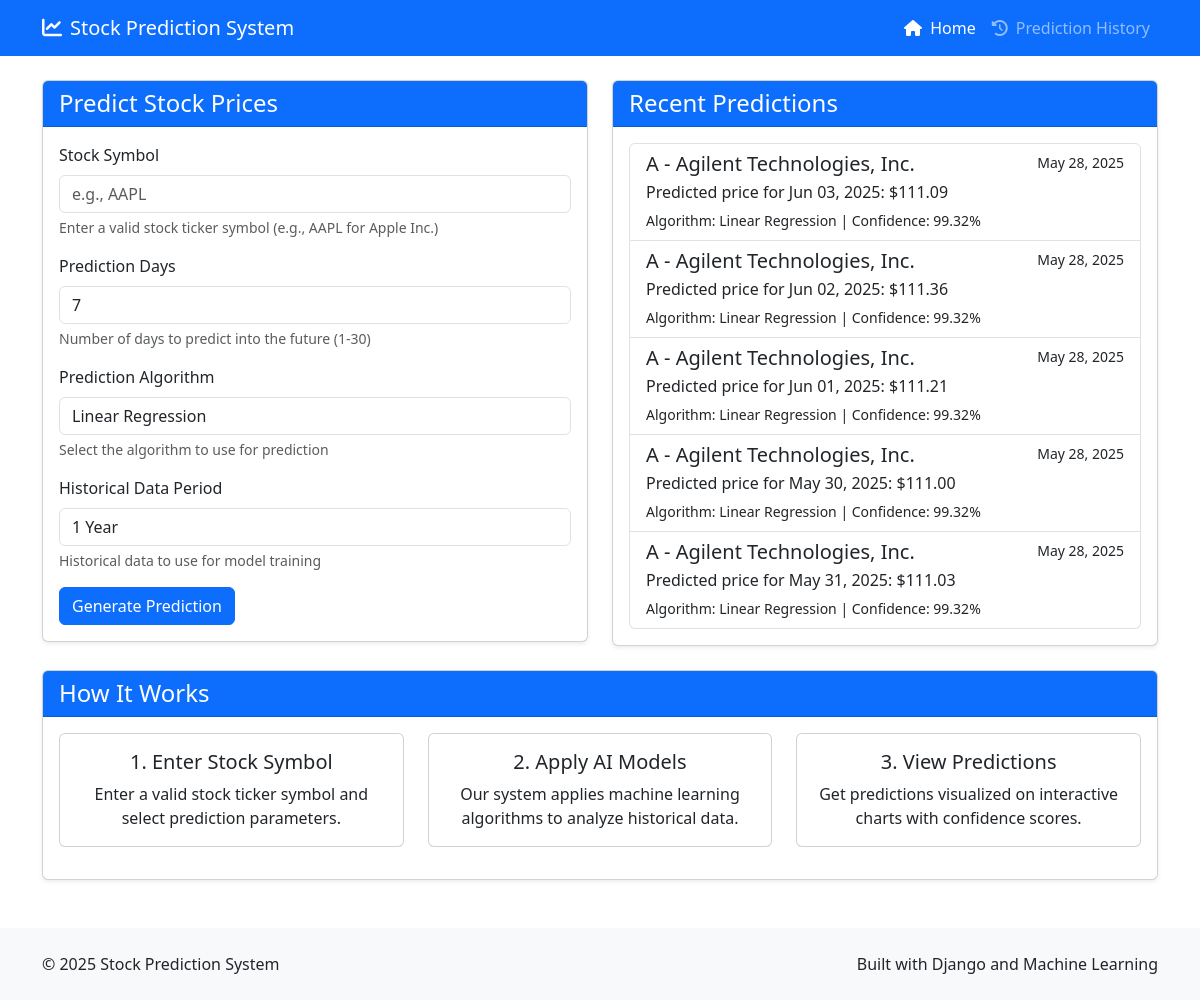
The page / on the database its author committed.
### predictor/models.py (models this page shows, shortened)
class StockPrediction(models.Model):
    stock = models.ForeignKey(Stock, on_delete=models.CASCADE, related_name='predictions')
    date_created = models.DateTimeField(default=timezone.now)
    prediction_date = models.DateField()
    predicted_price = models.DecimalField(max_digits=10, decimal_places=2)
    confidence_score = models.DecimalField(max_digits=5, decimal_places=2, null=True, blank=True)
    algorithm = models.CharField(max_length=50)
    class Meta:
        ordering = ['-date_created']

class Stock(models.Model):
    symbol = models.CharField(max_length=10)
    name = models.CharField(max_length=100)

### predictor/views.py (the view)
# urls.py: path('', views.index, name='index'),
def index(request):
    form = StockPredictionForm()
    recent_predictions = StockPrediction.objects.all()[:5]
    context = {
        'form': form,
        'recent_predictions': recent_predictions,
    }
    return render(request, 'predictor/index.html', context)

### predictor/templates/predictor/index.html (shortened to what this page needs)
{% extends "predictor/base.html" %}
{% block content %}
<div class="row">
    <div class="col-md-6">
        <div class="card shadow-sm">
            <div class="card-header bg-primary text-white">
                <h4 class="mb-0">Predict Stock Prices</h4>
            </div>
            <div class="card-body">
                <form method="post" action="{% url 'predictor:predict' %}">
                    <div class="mb-3">
                        <label for="{{ form.stock_symbol.id_for_label }}" class="form-label">{{ form.stock_symbol.label }}</label>
                        {{ form.stock_symbol }}
                        <div class="form-text">Enter a valid stock ticker symbol (e.g., AAPL for Apple Inc.)</div>
                    </div>
                    <div class="mb-3">
                        <label for="{{ form.prediction_days.id_for_label }}" class="form-label">{{ form.prediction_days.label }}</label>
                        {{ form.prediction_days }}
                        <div class="form-text">Number of days to predict into the future (1-30)</div>
                    </div>
                    <div class="mb-3">
                        <label for="{{ form.algorithm.id_for_label }}" class="form-label">{{ form.algorithm.label }}</label>
                        {{ form.algorithm }}
                        <div class="form-text">Select the algorithm to use for prediction</div>
                    </div>
                    <div class="mb-3">
                        <label for="{{ form.data_period.id_for_label }}" class="form-label">{{ form.data_period.label }}</label>
                        {{ form.data_period }}
                        <div class="form-text">Historical data to use for model training</div>
                    </div>
                    <button type="submit" class="btn btn-primary">Generate Prediction</button>
                </form>
            </div>
        </div>
    </div>
    <div class="col-md-6">
        <div class="card shadow-sm">
            <div class="card-header bg-primary text-white">
                <h4 class="mb-0">Recent Predictions</h4>
            </div>
            <div class="card-body">
                {% if recent_predictions %}
                    <div class="list-group">
                        {% for prediction in recent_predictions %}
                            <a href="#" class="list-group-item list-group-item-action">
                                <div class="d-flex w-100 justify-content-between">
                                    <h5 class="mb-1">{{ prediction.stock.symbol }} - {{ prediction.stock.name }}</h5>
                                    <small>{{ prediction.date_created|date:"M d, Y" }}</small>
                                </div>
                                <p class="mb-1">Predicted price for {{ prediction.prediction_date|date:"M d, Y" }}: ${{ prediction.predicted_price }}</p>
                                <small>Algorithm: {{ prediction.algorithm }} | Confidence: {{ prediction.confidence_score }}%</small>
                            </a>
                        {% endfor %}
                    </div>
                {% else %}
                    <p class="text-muted">No predictions have been made yet.</p>
                {% endif %}
            </div>
        </div>
    </div>
</div>
<div class="row mt-4">
    <div class="col-12">
        <div class="card shadow-sm">
            <div class="card-header bg-primary text-white">
                <h4 class="mb-0">How It Works</h4>
            </div>
            <div class="card-body">
                <div class="row">
                    <div class="col-md-4 text-center mb-3">
                        <div class="card h-100 prediction-card">
                            <div class="card-body">
                                <h5 class="card-title">1. Enter Stock Symbol</h5>
                                <p class="card-text">Enter a valid stock ticker symbol and select prediction parameters.</p>
                            </div>
                        </div>
                    </div>
                    <div class="col-md-4 text-center mb-3">
                        <div class="card h-100 prediction-card">
                            <div class="card-body">
                                <h5 class="card-title">2. Apply AI Models</h5>
                                <p class="card-text">Our system applies machine learning algorithms to analyze historical data.</p>
                            </div>
                        </div>
                    </div>
                    <div class="col-md-4 text-center mb-3">
                        <div class="card h-100 prediction-card">
                            <div class="card-body">
                                <h5 class="card-title">3. View Predictions</h5>
                                <p class="card-text">Get predictions visualized on interactive charts with confidence scores.</p>
                            </div>
                        </div>
                    </div>
                </div>
            </div>
        </div>
    </div>
</div>
{% endblock %}

### predictor/templates/predictor/base.html (shortened to what this page needs)
<!DOCTYPE html>
<html lang="en">
<head>
    <link href="https://cdn.jsdelivr.net/npm/bootstrap@5.3.0-alpha1/dist/css/bootstrap.min.css" rel="stylesheet">
    <link rel="stylesheet" href="https://cdnjs.cloudflare.com/ajax/libs/font-awesome/6.1.1/css/all.min.css">
    <link rel="stylesheet" href="/static/css/style.css">
</head>
<body>
    <nav class="navbar navbar-expand-lg navbar-dark bg-primary">
        <div class="container">
            <a class="navbar-brand" href="{% url 'predictor:index' %}">
                <i class="fas fa-chart-line me-2"></i>Stock Prediction System
            </a>
            <div class="collapse navbar-collapse" id="navbarNav">
                <ul class="navbar-nav ms-auto">
                    <li class="nav-item">
                        <a class="nav-link {% if request.path == '/' %}active{% endif %}" href="{% url 'predictor:index' %}">
                            <i class="fas fa-home me-1"></i> Home
                        </a>
                    </li>
                    <li class="nav-item">
                        <a class="nav-link {% if 'history' in request.path %}active{% endif %}" href="{% url 'predictor:history' %}">
                            <i class="fas fa-history me-1"></i> Prediction History
                        </a>
                    </li>
                </ul>
            </div>
        </div>
    </nav>
    <div class="container mt-4 mb-5">
        {% block content %}{% endblock %}
    </div>
    <footer class="bg-light py-4 mt-auto">
        <div class="container">
            <div class="row">
                <div class="col-md-6">
                    <p class="mb-0">&copy; 2025 Stock Prediction System</p>
                </div>
                <div class="col-md-6 text-md-end">
                    <p class="mb-0">Built with Django and Machine Learning</p>
                </div>
            </div>
        </div>
    </footer>
</body>
</html>

### rows shown on the page
StockPrediction: stock.symbol "A", stock.name "Agilent Technologies, Inc.", date_created "May 28, 2025", prediction_date "Jun 03, 2025", predicted_price "111.09", algorithm "Linear Regression", confidence_score "99.32"
StockPrediction: stock.symbol "A", stock.name "Agilent Technologies, Inc.", date_created "May 28, 2025", prediction_date "Jun 02, 2025", predicted_price "111.36", algorithm "Linear Regression", confidence_score "99.32"
StockPrediction: stock.symbol "A", stock.name "Agilent Technologies, Inc.", date_created "May 28, 2025", prediction_date "Jun 01, 2025", predicted_price "111.21", algorithm "Linear Regression", confidence_score "99.32"
StockPrediction: stock.symbol "A", stock.name "Agilent Technologies, Inc.", date_created "May 28, 2025", prediction_date "May 30, 2025", predicted_price "111.00", algorithm "Linear Regression", confidence_score "99.32"
StockPrediction: stock.symbol "A", stock.name "Agilent Technologies, Inc.", date_created "May 28, 2025", prediction_date "May 31, 2025", predicted_price "111.03", algorithm "Linear Regression", confidence_score "99.32"
